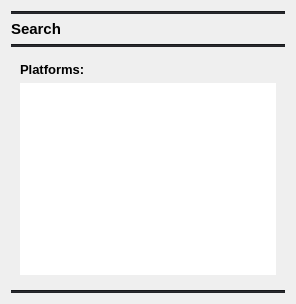
          <widget class="QWidget" name="page_12">
           <layout class="QGridLayout" name="gridLayout_44">
            <item row="1" column="0">
             <widget class="QLabel" name="label_13">
              <property name="font">
               <font>
                <pointsize>11</pointsize>
                <weight>75</weight>
                <bold>true</bold>
               </font>
              </property>
              <property name="text">
               <string>Search</string>
              </property>
             </widget>
            </item>
            <item row="4" column="0">
             <widget class="Line" name="line_31">
              <property name="styleSheet">
               <string notr="true">background-color: rgb(35, 36, 40);</string>
              </property>
              <property name="orientation">
               <enum>Qt::Horizontal</enum>
              </property>
             </widget>
            </item>
            <item row="2" column="0">
             <widget class="Line" name="line_11">
              <property name="styleSheet">
               <string notr="true">background-color: rgb(35, 36, 40);</string>
              </property>
              <property name="orientation">
               <enum>Qt::Horizontal</enum>
              </property>
             </widget>
            </item>
            <item row="0" column="0">
             <widget class="Line" name="line_12">
              <property name="styleSheet">
               <string notr="true">background-color: rgb(35, 36, 40);</string>
              </property>
              <property name="orientation">
               <enum>Qt::Horizontal</enum>
              </property>
             </widget>
            </item>
            <item row="5" column="0">
             <spacer name="verticalSpacer_15">
              <property name="orientation">
               <enum>Qt::Vertical</enum>
              </property>
              <property name="sizeHint" stdset="0">
               <size>
                <width>15</width>
                <height>0</height>
               </size>
              </property>
             </spacer>
            </item>
            <item row="3" column="0">
             <widget class="QFrame" name="frame_19">
              <property name="sizePolicy">
               <sizepolicy hsizetype="Preferred" vsizetype="Expanding">
                <horstretch>0</horstretch>
                <verstretch>0</verstretch>
               </sizepolicy>
              </property>
              <property name="frameShape">
               <enum>QFrame::NoFrame</enum>
              </property>
              <property name="frameShadow">
               <enum>QFrame::Raised</enum>
              </property>
              <layout class="QGridLayout" name="gridLayout_45">
               <item row="2" column="0">
                <widget class="QListWidget" name="listWidget_4">
                 <property name="font">
                  <font>
                   <pointsize>8</pointsize>
                  </font>
                 </property>
                 <property name="styleSheet">
                  <string notr="true"/>
                 </property>
                 <property name="frameShape">
                  <enum>QFrame::NoFrame</enum>
                 </property>
                </widget>
               </item>
               <item row="1" column="0">
                <widget class="QLabel" name="label_41">
                 <property name="font">
                  <font>
                   <pointsize>10</pointsize>
                   <weight>75</weight>
                   <bold>true</bold>
                  </font>
                 </property>
                 <property name="text">
                  <string>Platforms:</string>
                 </property>
                </widget>
               </item>
              </layout>
             </widget>
            </item>
           </layout>
          </widget>
